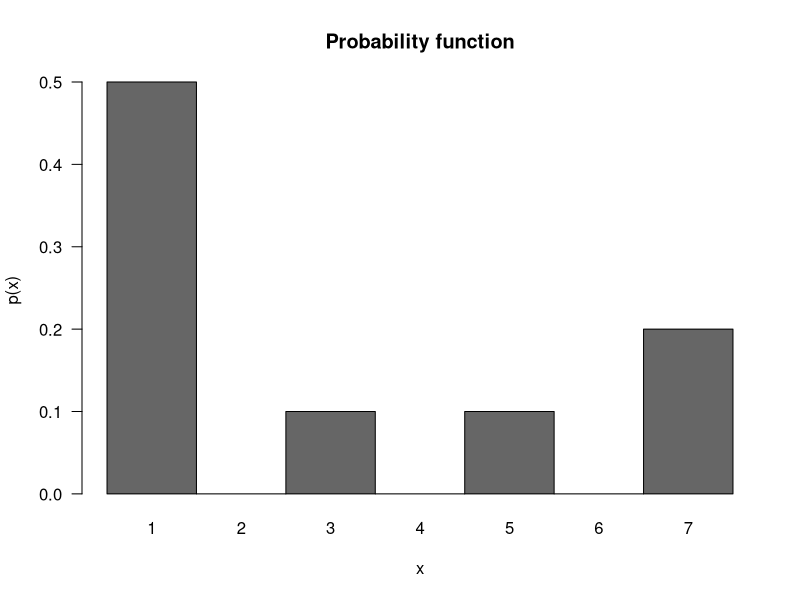
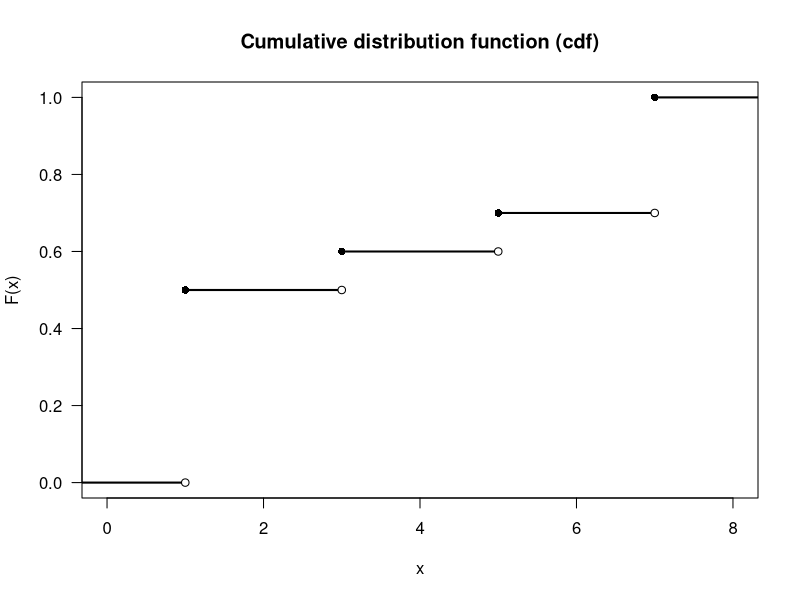
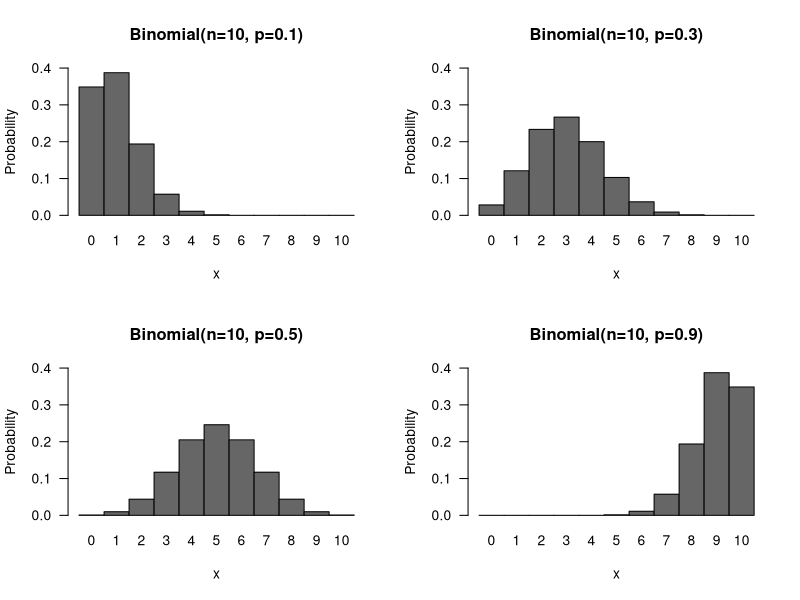
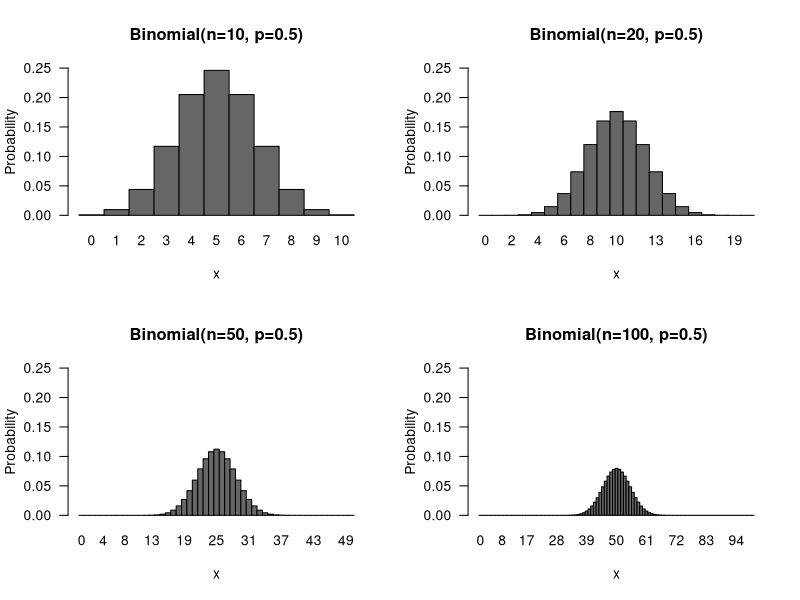
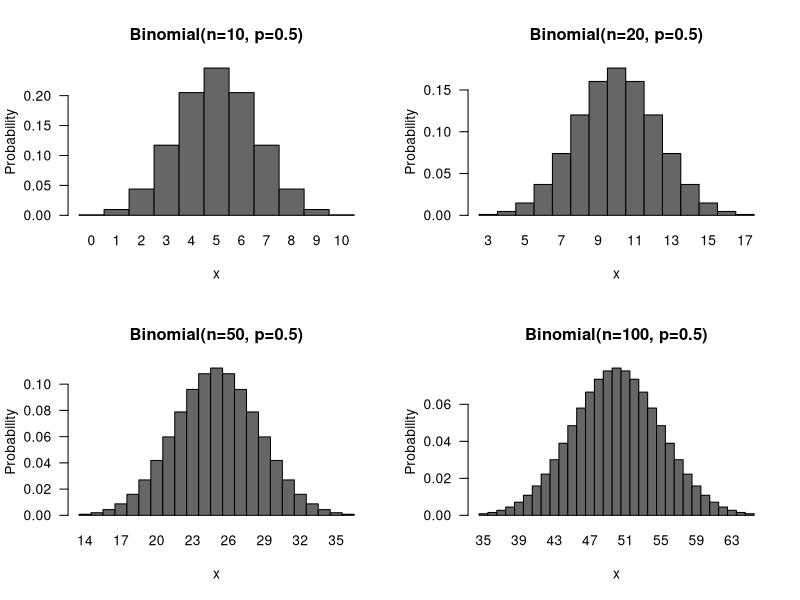
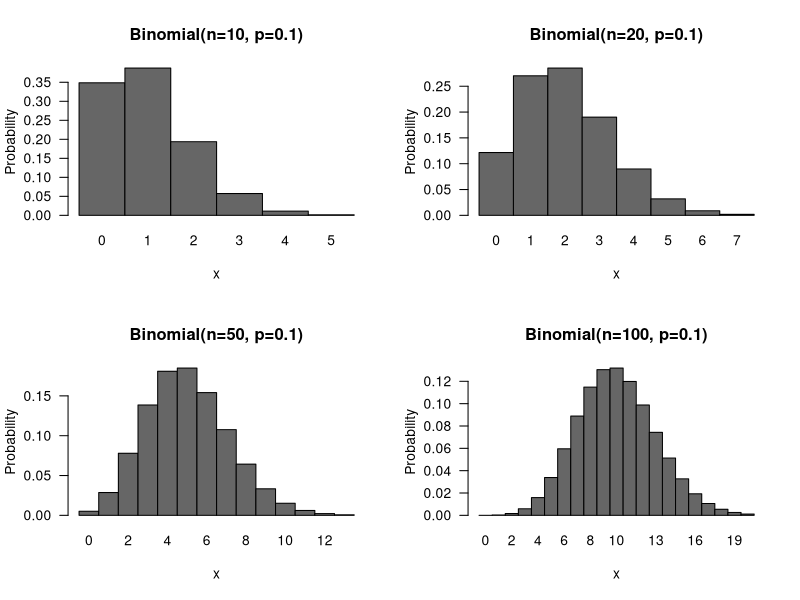
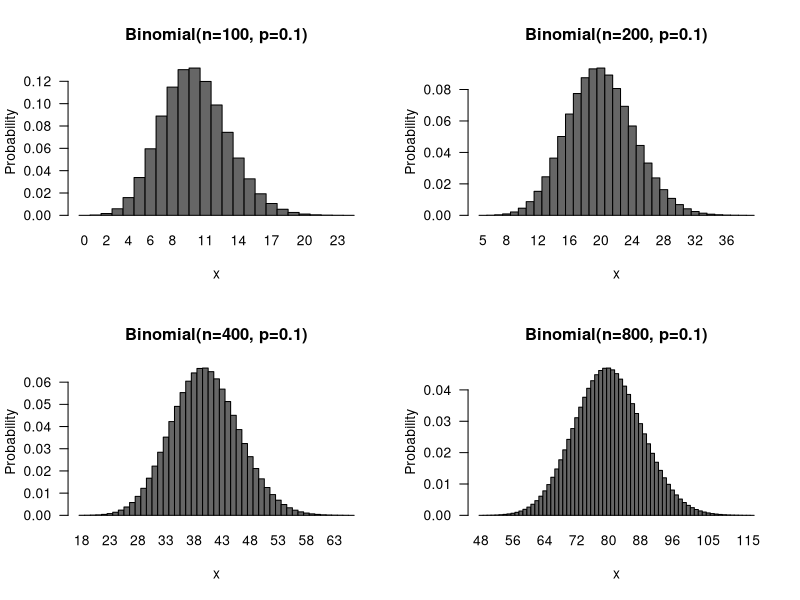
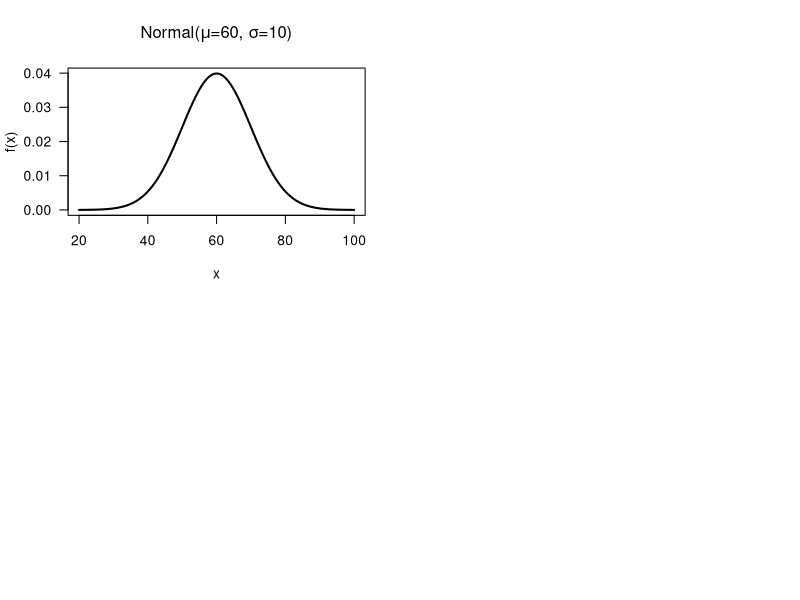

The R script that drew these images, in order:
######################################################################
# Computer notes                 Statistics for Laboratory Scientists 
# Lecture 7                                  Johns Hopkins University 
######################################################################
# These notes provide R code related to the course lectures, to
# further illustrate the topics in the lectures and to assist the
# students to learn R.
#
# Lines beginning with the symbol '#' are comments in R.  All other
# lines contain code.
#
# In R for Windows, you may wish to open this file from the menu bar
# (File:Display file); you can then easily copy commands into the
# command window.  (Use the mouse to highlight one or more lines; then
# right-click and select "Paste to console".)
######################################################################

####################################
# Calculating binomial probabilities
####################################
# dbinom calculates the Binomial probability function
# Pr(X=0) if X ~ binomial(n=9,p=20%)
dbinom(0, 9, 0.2)        
# Pr(X=0), Pr(X=1), Pr(X=2) and Pr(X=9) if X ~ binomial(n=9,p=20%)
dbinom(c(0,1,2,9), 9, 0.2) 
# Pr(X=7) if X ~ binomial(n=10,p=90%)
dbinom(7,10,0.9)

# binomial coefficients "n choose k"
choose(9,2)

# pbinom calculates the CDF of the binomial distribution
# Pr(X < 9) if X ~ Binomial(n=10, p=90%)
pbinom(8, 10, 0.9)
# Pr(X <= 20) if X ~ Binomial(n=80, p=30%)
pbinom(20,80,0.3)

# With the pbinom function, you can use the argument "lower.tail=FALSE"
#     to get Pr(X > k) rather than Pr(X <= k)
pbinom(8, 10, 0.9)                   # Pr(X <= 8)
pbinom(8, 10, 0.9, lower.tail=FALSE) # Pr(X > 8)

############################################
# Initial pictures of a probability function
#     and the corresponding CDF
############################################
p <- c(0.5, 0, 0.1, 0, 0.1, 0, 0.2)
par(las=1) # labels on y-axis horizontal
# bar plot with bars 1 unit wide and not separated
#     "names" puts the labels on the bars
barplot(p,col="gray40",width=1,space=0,ylab="p(x)",xlab="x",
        main="Probability function",names=1:7) 
    
# The CDF picture
# create an empty frame for the plot
plot(0,0,type="n",xlab="x",ylab="F(x)", ylim=c(0,1),xlim=c(0,8),
     main="Cumulative distribution function (cdf)")
# gets the exact limits of the figure
u <- par("usr") 
# add the horizontal line segments
segments(u[1],0,1,0,lwd=2)
segments(1,0.5,3,0.5,lwd=2)
segments(3,0.6,5,0.6,lwd=2)
segments(5,0.7,7,0.7,lwd=2)
segments(7,1.0,u[2],1.0,lwd=2)
# add the points at each end of each line segment
points(c(1,1,3,3,5,5,7,7),c(0,0.5,0.5,0.6,0.6,0.7,0.7,1.0),
       pch=16,col="white")
points(c(1,1,3,3,5,5,7,7),c(0,0.5,0.5,0.6,0.6,0.7,0.7,1.0),
       pch=c(1,16,1,16,1,16,1,16))


##############################
# Binomial probability plots
##############################

# a function to cut down on the typing a bit
prob.hist <-
function(y, x=(1:length(y))-1, ...)
{
  barplot(y, width=1, space=0, names=x, xlab="x",
          ylab="Probability", col="gray40", ...)
}

# First set of plots
par(las=1,mfrow=c(2,2))
prob.hist(dbinom(0:10, 10, 0.1), main="Binomial(n=10, p=0.1)", ylim=c(0,0.4))
prob.hist(dbinom(0:10, 10, 0.3), main="Binomial(n=10, p=0.3)", ylim=c(0,0.4))
prob.hist(dbinom(0:10, 10, 0.5), main="Binomial(n=10, p=0.5)", ylim=c(0,0.4))
prob.hist(dbinom(0:10, 10, 0.9), main="Binomial(n=10, p=0.9)", ylim=c(0,0.4))

# Second set of plots
par(las=1,mfrow=c(2,2))
prob.hist(dbinom(0:10, 10, 0.5), main="Binomial(n=10, p=0.5)", ylim=c(0,0.25))
prob.hist(dbinom(0:20, 20, 0.5), main="Binomial(n=20, p=0.5)", ylim=c(0,0.25))
prob.hist(dbinom(0:50, 50, 0.5), main="Binomial(n=50, p=0.5)", ylim=c(0,0.25))
prob.hist(dbinom(0:100, 100, 0.5), main="Binomial(n=100, p=0.5)", ylim=c(0,0.25))

# Third set of plots
par(las=1,mfrow=c(2,2))
prob.hist(dbinom(0:10, 10, 0.5), 0:10, main="Binomial(n=10, p=0.5)", 
          ylim=c(0,max(dbinom(0:10, 10, 0.5))))
prob.hist(dbinom(3:17, 20, 0.5), 3:17, main="Binomial(n=20, p=0.5)", 
          ylim=c(0,max(dbinom(3:17,20,0.5))))
prob.hist(dbinom(14:36, 50, 0.5), 14:36, main="Binomial(n=50, p=0.5)", 
          ylim=c(0,max(dbinom(14:36,50,0.5))))
prob.hist(dbinom(35:65, 100, 0.5), 35:65, main="Binomial(n=100, p=0.5)", 
          ylim=c(0,max(dbinom(35:65,100,0.5))))

# Fourth set of plots
par(las=1,mfrow=c(2,2))
prob.hist(dbinom(0:5, 10, 0.1), main="Binomial(n=10, p=0.1)", 
          ylim=c(0,max(dbinom(0:5, 10, 0.1))))
prob.hist(dbinom(0:7, 20, 0.1), main="Binomial(n=20, p=0.1)", 
          ylim=c(0,max(dbinom(0:7,20,0.1))))
prob.hist(dbinom(0:13, 50, 0.1), main="Binomial(n=50, p=0.1)",
          ylim=c(0,max(dbinom(0:13,50,0.1))))
prob.hist(dbinom(0:20, 100, 0.1), main="Binomial(n=100, p=0.1)", 
          ylim=c(0,max(dbinom(0:20,100,0.1))))

# Fifth set of plots
par(las=1,mfrow=c(2,2))
prob.hist(dbinom(0:24, 100, 0.1), main="Binomial(n=100, p=0.1)", 
          ylim=c(0,max(dbinom(0:24,100,0.1))))
prob.hist(dbinom(5:39, 200, 0.1), 5:39, main="Binomial(n=200, p=0.1)", 
          ylim=c(0,max(dbinom(5:39,200,0.1))))
prob.hist(dbinom(18:66, 400, 0.1), 18:66, main="Binomial(n=400, p=0.1)", 
          ylim=c(0,max(dbinom(18:66,400,0.1))))
prob.hist(dbinom(48:116, 800, 0.1), 48:116, main="Binomial(n=800, p=0.1)", 
          ylim=c(0,max(dbinom(48:116,800,0.1))))


##############################
# Poisson probabilities
##############################
# dpois calculates the Poisson probability function
# ppois calculates the Poisson cumulative distribution function (cdf)
# Suppose X ~ Poisson(lambda=1.25)
dpois(0, 1.25) # Pr(X = 0)
1-dpois(0, 1.25) # Pr(X > 0)
dpois(2, 1.25) # Pr(X = 2)


##############################
# Draw a normal curve
##############################
x <- seq(20, 100, length=501)
par(las=1) # Make labels of Y-axis horizontal 
plot(x, dnorm(x, 60, 10), type="l", lwd=2,
     xlab="x", ylab="f(x)",
     main=expression(paste("Normal(", mu, "=60, ", sigma, "=10)")))
# Note: type="l" forces a line plot (rather than a bunch of points)
#       lwd=2 results in a thicker line
#       xlab and ylab change the x- and y-axis labels
#       main="blah blah blah" puts a title on the plot
#       expression() is used so that I can get the Greek symbols on the plot
#       paste() pastes a bunch of things together into one character string.

##################
# End of comp07.R
##################
